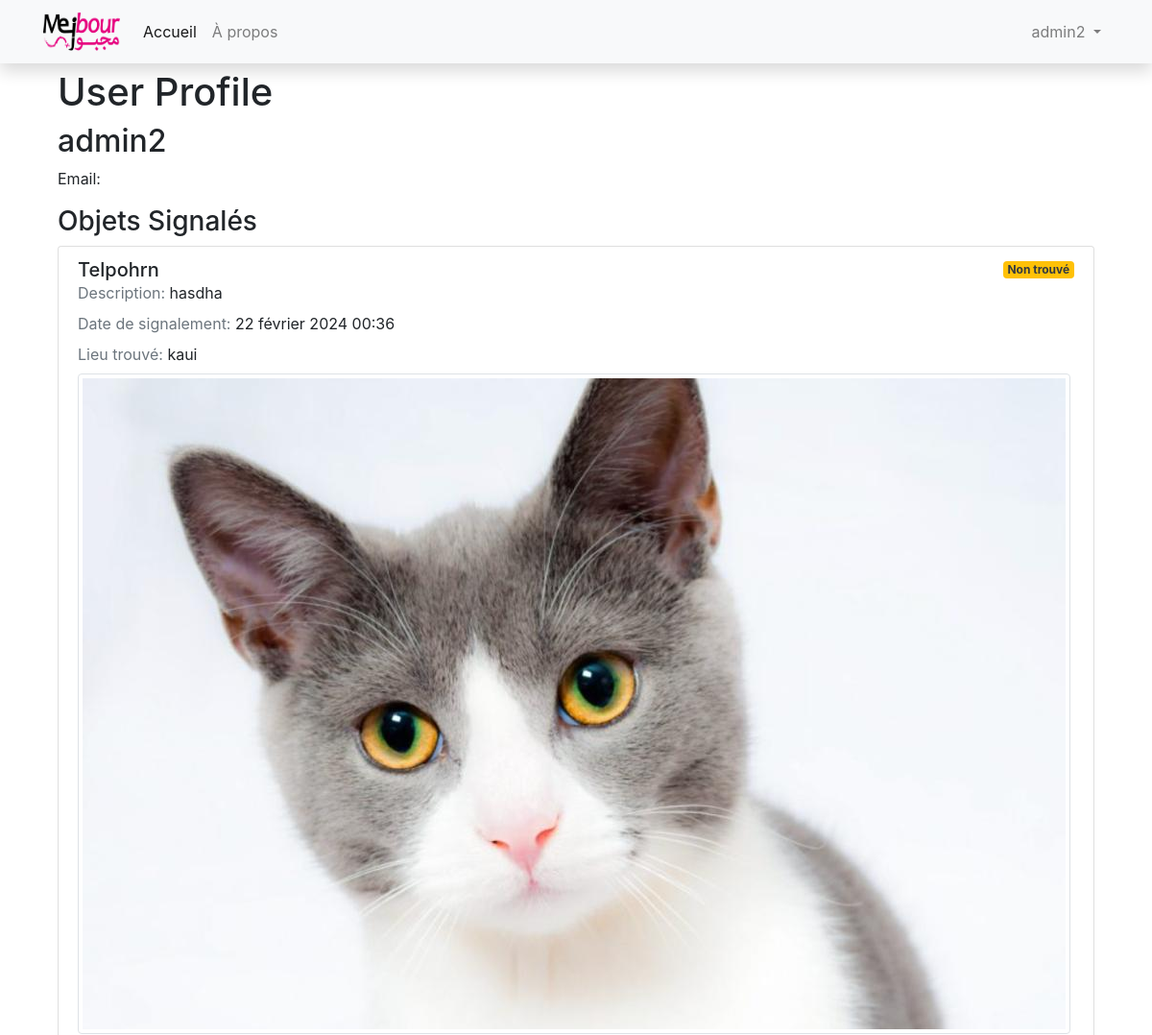
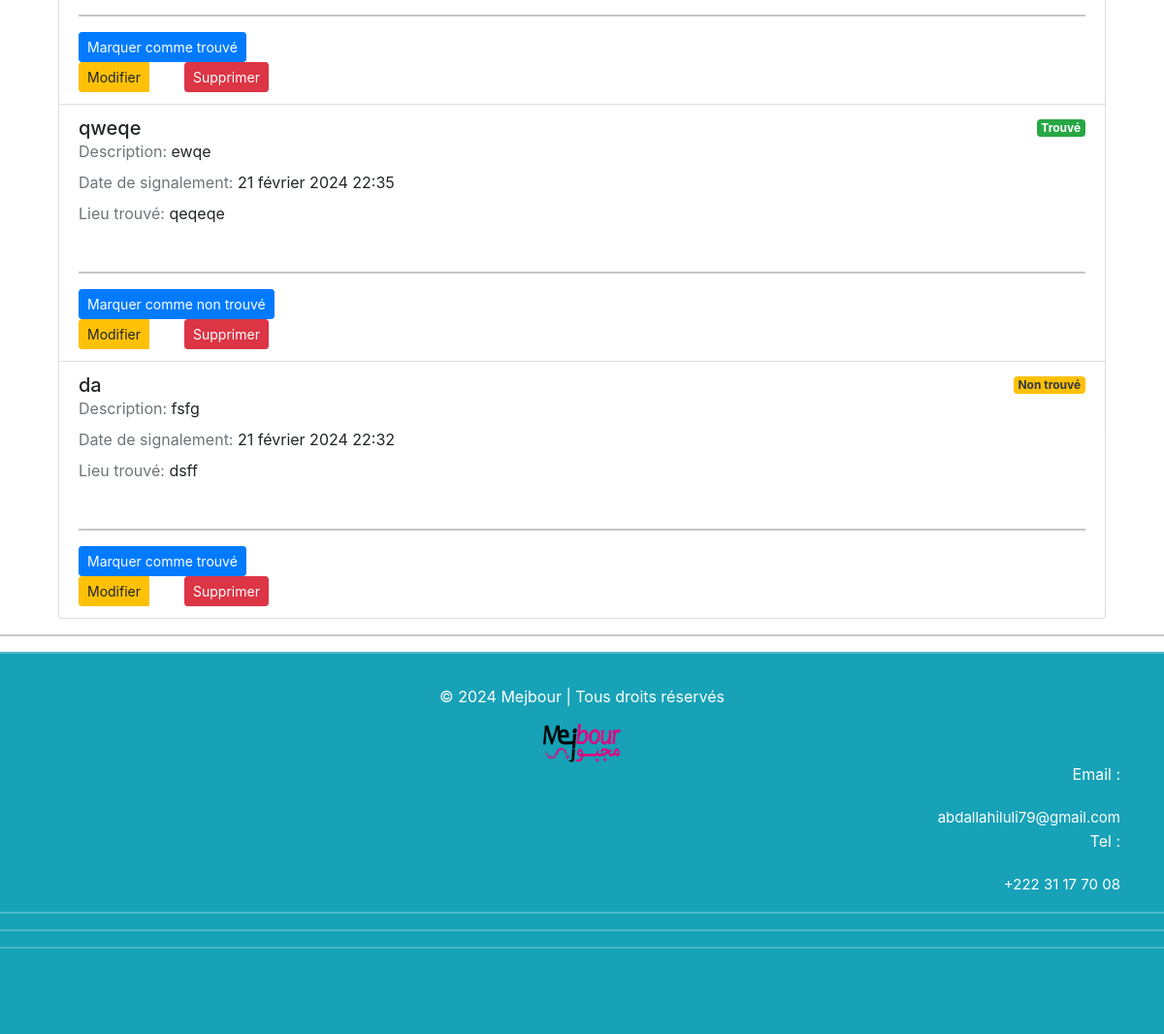
The app's page /profile/ (signed in), older data (2 pictures, top to bottom).
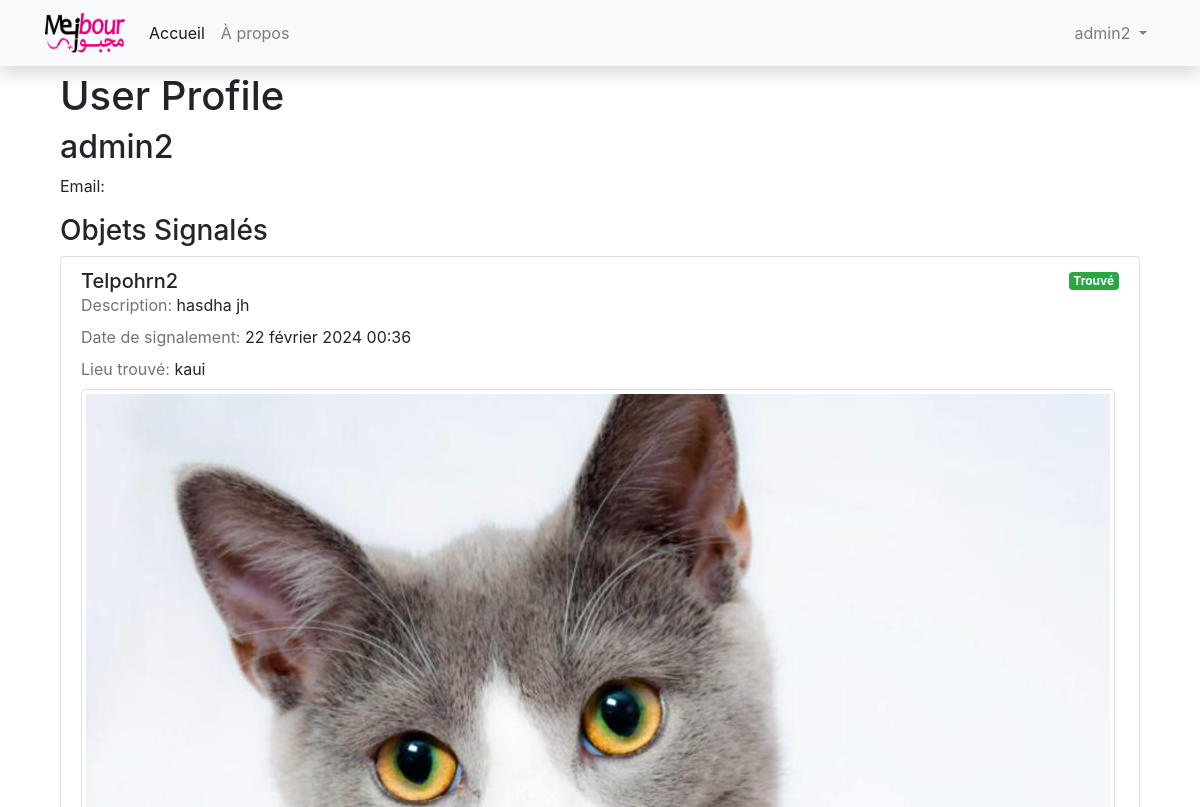
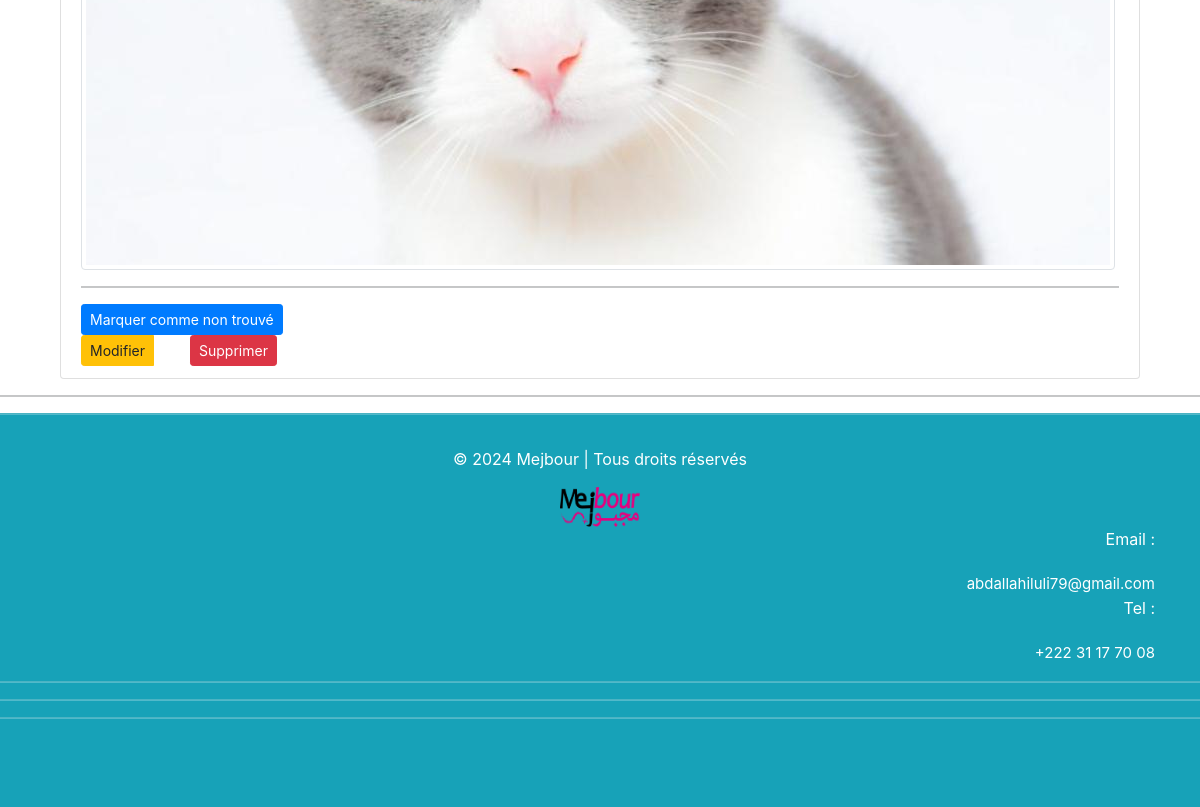
The same page, newer data (2 pictures, top to bottom).
### mejbour/models.py (models this page shows, shortened)
class ObjetPerdu(models.Model):
    nom = models.CharField(max_length=255)
    description = models.TextField()
    date_signalement = models.DateTimeField(auto_now_add=True)
    lieu_trouve = models.CharField(max_length=255)
    nom_visiteur = models.CharField(max_length=100)
    coordonnees = models.CharField(max_length=255)
    image = models.ImageField(upload_to='images/objets_perdus/', null=True, blank=True)
    utilisateur = models.ForeignKey(User, on_delete=models.CASCADE, null=True)  # Associer l'objet perdu à un utilisateur
    objet_trouve = models.BooleanField(default=False)  # Nouveau champ pour indiquer si l'objet est trouvé ou non

### mejbour/views.py (the view)
# urls.py: path('profile/', user_profile, name='user_profile'),
def user_profile(request):
    user = request.user
    objet_perdu = ObjetPerdu.objects.filter(utilisateur=user).order_by('-date_signalement')
    context = {
        'user': user,
        'objets_signales': objet_perdu
    }
    return render(request, 'user_profile.html', context)

### mejbour/templates/mejbour/user_profile.html (shortened to what this page needs)
{% extends 'base.html' %} {% block content %}
<div class="container">
  <div class="mt-5">
    <h1>User Profile</h1>
    <h2>{{ user.username }}</h2>
    <p>Email: {{ user.email }}</p>
    <h3>Objets Signalés</h3>
    {% if objets_signales %}
    <ul class="list-group">
      {% for objet in objets_signales %}
      <li class="list-group-item">
        <div class="d-flex justify-content-between align-items-center">
          <h5 class="mb-0">{{ objet.nom }}</h5>
          {% if objet.objet_trouve %}
          <span class="badge bg-success">Trouvé</span>
          {% else %}
          <span class="badge bg-warning text-dark">Non trouvé</span>
          {% endif %}
        </div>
        <div class="mb-2">
          <span class="text-muted">Description:</span> {{ objet.description }}
        </div>
        <div class="mb-2">
          <span class="text-muted">Date de signalement:</span> {{objet.date_signalement }}
        </div>
        <div class="mb-2">
          <span class="text-muted">Lieu trouvé:</span> {{ objet.lieu_trouve }}
        </div>
        {% if objet.image %}
        <img
          src="{{ objet.image.url }}"
          alt="Photo de l'objet"
          class="img-thumbnail"
        />
        {% endif %}
        <br />
        <hr />
        <form method="post" action="{% url 'marquer_objet_trouve' objet.id %}">
          <button type="submit" class="btn btn-primary btn-sm">
            {% if objet.objet_trouve %} Marquer comme non trouvé {% else %}
            Marquer comme trouvé {% endif %}
          </button>
        </form>
        <div class="btn-group" role="group" aria-label="Actions">
            <a href="{% url 'modifier_objet' objet.id %}" class="btn btn-warning btn-sm">Modifier</a>
          <form
            method="post"
            action="{% url 'supprimer_objet' objet.id %}"
            class="d-inline"
          >
            <button
              class="btn btn-danger btn-sm"
              onclick="confirmerSuppression({{ objet.id }})"
            >
              Supprimer
            </button>
          </form>
        </div>
      </li>
      {% endfor %}
    </ul>
    {% else %}
    <p>Aucun objet signalé.</p>
    {% endif %}
  </div>
</div>
{% endblock %}

### mejbour/templates/mejbour/base.html (shortened to what this page needs)
{% load static %}
<!DOCTYPE html>
<html lang="fr">
  <head>
    <link
      href="https://cdn.jsdelivr.net/npm/bootstrap@5.0.1/dist/css/bootstrap.min.css"
      rel="stylesheet"
    />
    <link rel="stylesheet" href="{% static "css/style.css" %}">
    <link
      href="https://appsrv1-147a1.kxcdn.com/material-kit2-pro-django-v1.0.4/css/nucleo-icons.css"
      rel="stylesheet"
    />
    <link
      href="https://appsrv1-147a1.kxcdn.com/material-kit2-pro-django-v1.0.4/css/nucleo-svg.css"
      rel="stylesheet"
    />
    <link
      id="pagestyle"
      href="https://appsrv1-147a1.kxcdn.com/material-kit2-pro-django-v1.0.4/css/material-kit-pro.css?v=3.0.0"
      rel="stylesheet"
    />
    <link
      rel="stylesheet"
      href="https://cdnjs.cloudflare.com/ajax/libs/font-awesome/5.15.4/css/all.min.css"
    />
    <link
      rel="stylesheet"
      href="https://cdnjs.cloudflare.com/ajax/libs/crispy-forms/1.12.0/crispy-forms.css"
    />
    <link
      rel="stylesheet"
      href="https://stackpath.bootstrapcdn.com/bootstrap/4.5.2/css/bootstrap.min.css"
    />
  </head>
  <body>
    <nav
      class="navbar navbar-expand-lg navbar-light bg-light fixed-top border-radius-xl shadow top-0"
    >
      <div class="container">
        <a class="navbar-brand" href="{% url 'home' %}">
          <img
            src="{% static 'logo1.png' %}"
            alt="Votre Logo"
            width="80"
            height="40"
          />
        </a>
        <div class="collapse navbar-collapse" id="navbarSupportedContent">
          <ul class="navbar-nav mr-auto d-flex navbar-nav-hover mr-auto">
            <li class="nav-item active">
              <a class="nav-link" href="{% url 'home' %}">Accueil</a>
            </li>
            <li class="nav-item">
              <a class="nav-link" href="{% url 'propre' %}">À propos</a>
            </li>
          </ul>
          {% if user.is_authenticated %}
          <ul class="navbar-nav ml-auto d-flex navbar-nav-hover ms-auto">
            <li class="nav-item dropdown">
              <a
                class="nav-link dropdown-toggle"
                href="#"
                id="navbarDropdown"
                role="button"
                data-bs-toggle="dropdown"
                aria-expanded="false"
              >
                 {{ user.username }}
              </a>
            </li>
          </ul>
          {% endif %}
        </div>
      </div>
    </nav>
    <br />
    <div class="container mt-4">{% block content %}{% endblock content %}</div>
<hr>
    <footer class="mt-20 border-t border-border-subtle bg-info text-white py-24">
      <hr>
      <div class="text-center p-3">
        © {% now "Y" %} Mejbour | Tous droits réservés
      </div>
    <div class="container flex items-center justify-between text-center">
      <a href="/">
        <img
          src="{% static 'logo1.png' %}"
          alt="Votre Logo"
          width="80"
          height="40"
        />
      </a>
      <div class="flex items-center gap-4">
        <div class="text-right">
          <span class="text-sm hidden text-text-muted phone:block">Email : </span>
          <a
            class="signup-link text-right text-white"
            href="mailto:abdallahiluli79@gmail.com"
            >abdallahiluli79@gmail.com</a
          >
        </div>
        <div class="text-right">
          <p class="text-sm hidden text-text-muted phone:block">Tel : </p>
          <a
            class="signup-link text-right text-white"
            href="tel:+222 31 17 70 08"
            >+222 31 17 70 08</a
          >
        </div>
      </div>
    </div>
    <hr><hr><hr><br><br><br>
            </footer>
  </body>
</html>

### mejbour/static/css/style.css (style rules this page uses)
.signup-link { color: #10182F; font-size: 15px; margin-top: 20px; text-align: center; line-height: 25px; display: block; text-decoration: none; }

Row changes from the older to the newer data that the page shows:
removed ObjetPerdu: nom "qweqe", objet_trouve "Trouvé", description "ewqe", date_signalement "21 février 2024 22:35", lieu_trouve "qeqeqe"
removed ObjetPerdu: nom "da", objet_trouve "Non trouvé", description "fsfg", date_signalement "21 février 2024 22:32", lieu_trouve "dsff"
changed ObjetPerdu "kaui": nom "Telpohrn" → "Telpohrn2"; description "hasdha" → "hasdha jh"; objet_trouve "Non trouvé Marquer comme trouvé" → "Trouvé Marquer comme non trouvé"
